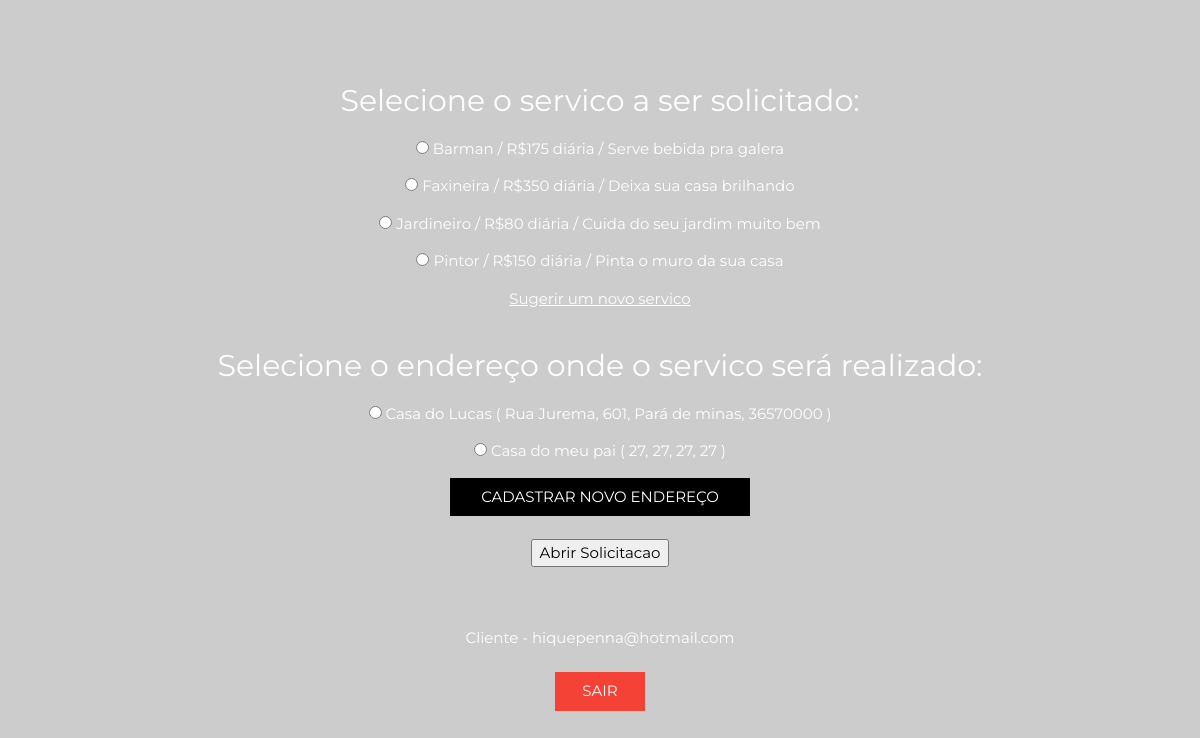
The app's page /AbrirSolicitacao.php (signed in) with its own data.
### tables this page shows
CREATE TABLE IF NOT EXISTS `servico` (
  `nomeservico` varchar(100) NOT NULL,
  `valormercado` float NOT NULL,
  `tipo` int(11) NOT NULL,
  `status` tinyint(1) NOT NULL,
  `descricao` varchar(1000) NOT NULL,
  PRIMARY KEY (`nomeservico`)
);

CREATE TABLE IF NOT EXISTS `endereco` (
  `idendereco` int(11) NOT NULL AUTO_INCREMENT,
  `nomeEnd` varchar(100) NOT NULL,
  `idcliente` int(11) NOT NULL,
  `rua` varchar(100) NOT NULL,
  `numero` int(11) NOT NULL,
  `complemento` varchar(100) NOT NULL,
  `bairro` varchar(100) NOT NULL,
  `cidade` varchar(100) NOT NULL,
  `cep` int(11) NOT NULL,
  PRIMARY KEY (`idendereco`),
  KEY `idcliente_endereco` (`idcliente`)
);

### AbrirSolicitacao.php (the view, shortened to what this page needs)
<?php
	if(!isset($_SESSION["email"]) || !isset($_SESSION["senha"]) ){
		header("Location: index.php");
		exit;
	}
	else{
		$idpessoa = $_SESSION['idpessoa'];
		$email= $_SESSION['email'];
		$categoria= $_SESSION['categoria'];
	}
	include("config.php");
	$conexao = mysqli_connect($host, $user, $senha, $banco) or die(mysqli_error());
	mysqli_select_db($conexao, $banco);
	$query = sprintf("SELECT * FROM servico");
	$dados = mysqli_query($conexao, $query) or die(mysql_error());
	$linha = mysqli_fetch_assoc($dados);
	$total = mysqli_num_rows($dados);
	$queryend = sprintf("SELECT * FROM endereco WHERE idcliente = '$idpessoa'");
	$dadosend = mysqli_query($conexao, $queryend) or die(mysql_error());
	$linhaend = mysqli_fetch_assoc($dadosend);
	$totalend = mysqli_num_rows($dadosend);
?>
<html>
<head>
</head>
<link rel="stylesheet" href="style.css">
<link rel="stylesheet" href="https://cdnjs.cloudflare.com/ajax/libs/font-awesome/4.7.0/css/font-awesome.min.css">
<body>
<form method="post" action="Solicitando.php">
	<br><br><br>
	<?php
		if($total > 0 && $totalend > 0) {
				?><center><h2>Selecione o servico a ser solicitado: </h2></center><?php
				do {
					if($linha['status'] == 1){
		?>
					<center><p>  <input type="radio" name="ServicoName" value="<?php echo $linha['nomeservico']?>"/> <?=$linha['nomeservico']?> / R$<?=$linha['valormercado']?> diária / <?=$linha['descricao']?> </p></center>
		<?php
				}
				}while($linha = mysqli_fetch_assoc($dados));
			?>
				<center><a href="Sugestao.php"> Sugerir um novo servico</a> </center>
				<br>
			<?php
			} ?>
				<center><h2>Selecione o endereço onde o servico será realizado: </h2></center>
		<?php if($totalend > 0) {
				do {
		?>
					<center><p>  <input type="radio" name="idEnd" value="<?php echo $linhaend['idendereco']?>"/> <?=$linhaend['nomeEnd']?> ( <?=$linhaend['rua']?>, <?=$linhaend['numero']?>, <?=$linhaend['cidade']?>, <?=$linhaend['cep']?> ) </p></center>
		<?php
			}while($linhaend = mysqli_fetch_assoc($dadosend));
			?>
			<center><a class="w3-button w3-block w3-black" style="width:300px" href="registraendereco.php">CADASTRAR NOVO ENDEREÇO</a>  </center>
			<?php }
				else {
						?>		<center> Você  não possui enderecos cadastrados </center>
								<br>
								<center><a class="w3-button w3-block w3-black" style="width:300px" href="registraendereco.php">CADASTRAR NOVO ENDEREÇO</a>  </center>
						<?php
				}
			?>
			<?php if($total > 0 && $totalend > 0) { ?>
			<br>
			<center> <input type="submit" name="SolicitarServico" value="Abrir Solicitacao"/> </center>
			<br>
			<?php } ?>
</form>
<br>
	<center><?php
		if($categoria == 1)
			echo "Prestador - $email";
		else
			echo "Cliente - $email";
		?>
		<br><br>
		<a  class="w3-button w3-block w3-red" style="width:90px" href="logout.php">SAIR</a>
	</center>
</body>
</html>

### style.css (style rules this page uses)
html { box-sizing:border-box }
*,*:before,*:after { box-sizing:inherit }
html { -ms-text-size-adjust:100%;-webkit-text-size-adjust:100% }
body { margin:0 }
a { background-color:transparent;-webkit-text-decoration-skip:objects }
button,input,select,textarea { font:inherit;margin:0 }
button,input { overflow:visible }
button,html [type=button],[type=reset],[type=submit] { -webkit-appearance:button }
[type=checkbox],[type=radio] { padding:0 }
html,body { font-family:Verdana,sans-serif;font-size:15px;line-height:1.5 }
html { overflow-x:hidden }
h2 { font-size:30px }
h1,h2,h3,h4,h5,h6 { font-family:"Segoe UI",Arial,sans-serif;font-weight:400;margin:10px 0 }
a { color:inherit }
.w3-btn,.w3-button { border:none;display:inline-block;outline:0;padding:8px 16px;vertical-align:middle;overflow:hidden;text-decoration:none;color:inherit;background-color:inherit;text-align:center;cursor:pointer;white-space:nowrap }
.w3-btn,.w3-button { -webkit-touch-callout:none;-webkit-user-select:none;-khtml-user-select:none;-moz-user-select:none;-ms-user-select:none;user-select:none }
.w3-block { display:block;width:100% }
.w3-red,.w3-hover-red:hover { color:#fff!important;background-color:#f44336!important }
.w3-black,.w3-hover-black:hover { color:#fff!important;background-color:#000!important }

### AbrirSolicitacao.php (style rules this page uses)
body,h1,h2,h3,h4,h5,h6,.w3-wide { font-family: "Montserrat", sans-serif; color: white; }
body { background-image: url("blue-slate.jpg"); background-color: #cccccc; }

### records on screen
servico: nomeservico "Barman", valormercado "175", descricao "Serve bebida pra galera"
servico: nomeservico "Faxineira", valormercado "350", descricao "Deixa sua casa brilhando"
servico: nomeservico "Jardineiro", valormercado "80", descricao "Cuida do seu jardim muito bem"
servico: nomeservico "Pintor", valormercado "150", descricao "Pinta o muro da sua casa"
endereco: nomeEnd "Casa do Lucas", rua "Rua Jurema", numero "601", cidade "Pará de minas", cep "36570000"
endereco: nomeEnd "Casa do meu pai", rua "27", numero "27", cidade "27", cep "27"

### other values on screen
$email "hiquepenna@hotmail.com"
